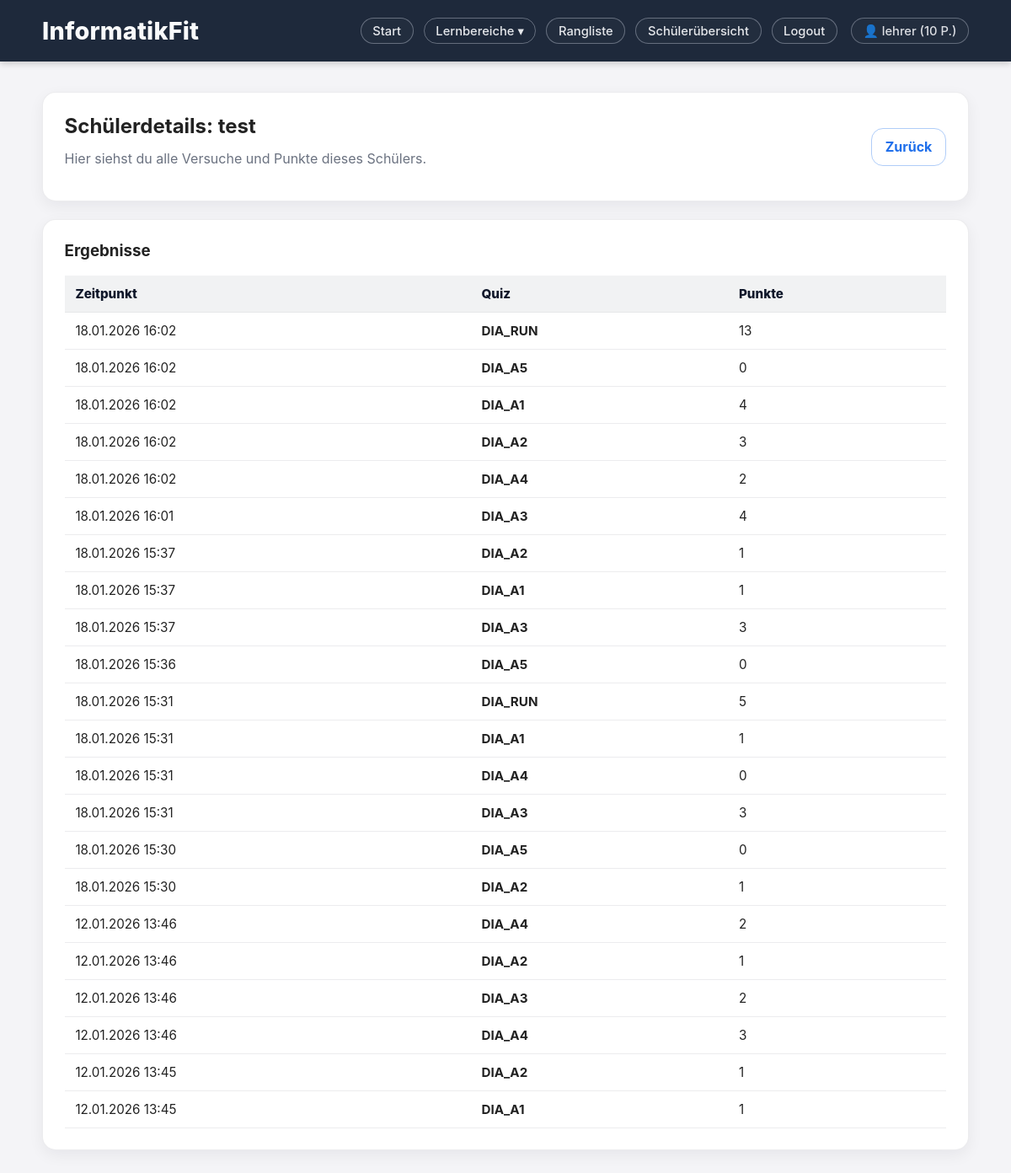
Page /teacher/student/2 (signed in) on the committed database.
### models.py (models this page shows, shortened)
class User(db.Model, UserMixin):
    __tablename__ = "users"
    id = db.Column(db.Integer, primary_key=True)
    username = db.Column(db.String(80), unique=True, nullable=False)
    password_hash = db.Column(db.String(255), nullable=False)
    total_points = db.Column(db.Integer, nullable=False, default=0)
    role = db.Column(db.String(20), nullable=False, default="student")
    results = db.relationship("Result", backref="user", lazy=True, cascade="all, delete-orphan")

class Result(db.Model):
    __tablename__ = "results"
    id = db.Column(db.Integer, primary_key=True)
    quiz_name = db.Column(db.String(50), nullable=False)
    points = db.Column(db.Integer, nullable=False, default=0)
    created_at = db.Column(db.DateTime, nullable=False, default=datetime.utcnow)
    user_id = db.Column(db.Integer, db.ForeignKey("users.id"), nullable=False)

### app.py (the view)
@app.route("/teacher/student/<int:user_id>")
@login_required
@teacher_required
def teacher_student_detail(user_id):
    student = User.query.get_or_404(user_id)
    results = Result.query.filter_by(user_id=user_id).order_by(Result.created_at.desc()).all()
    return render_template("teacher_student_detail.html", student=student, results=results)

### app.py (called while the page is built)
@login_manager.user_loader
def load_user(user_id):
    return User.query.get(int(user_id))

def teacher_required(func_):
    @wraps(func_)
    def wrapper(*args, **kwargs):
        if not current_user.is_authenticated:
            return login_manager.unauthorized()
        if getattr(current_user, "role", "student") != "teacher":
            abort(403)
        return func_(*args, **kwargs)
    return wrapper

### templates/teacher_student_detail.html
{% extends "base.html" %}
{% block content %}
<div class="card topic-row">
  <div>
    <h2>Schülerdetails: {{ student.username }}</h2>
    <p class="text-muted">
      Hier siehst du alle Versuche und Punkte dieses Schülers.
    </p>
  </div>
  <div class="topic-actions">
    <a class="btn btn-outline" href="{{ url_for('teacher_dashboard') }}">Zurück</a>
  </div>
</div>
<section class="card">
  <h3>Ergebnisse</h3>
  {% if results and results|length > 0 %}
    <div style="overflow-x:auto;">
      <table class="table-clean">
        <thead>
          <tr>
            <th>Zeitpunkt</th>
            <th>Quiz</th>
            <th>Punkte</th>
          </tr>
        </thead>
        <tbody>
          {% for r in results %}
            <tr>
              <td>{{ r.created_at.strftime("%d.%m.%Y %H:%M") }}</td>
              <td><strong>{{ r.quiz_name }}</strong></td>
              <td>{{ r.points }}</td>
            </tr>
          {% endfor %}
        </tbody>
      </table>
    </div>
  {% else %}
    <p class="text-muted">Noch keine Ergebnisse vorhanden.</p>
  {% endif %}
</section>
{% endblock %}

### templates/base.html (shortened to what this page needs)
<!DOCTYPE html>
<html lang="de">
<head>
  <link rel="stylesheet" href="{{ url_for('static', filename='style.css') }}">
</head>
<body>
<header class="topbar">
  <div class="container topbar-row">
    <a class="brand" href="{{ url_for('home') }}">InformatikFit</a>
    <nav class="nav">
      {% if current_user.is_authenticated %}
        <a class="nav-link" href="{{ url_for('home') }}">Start</a>
        <div class="nav-dropdown">
          <button class="nav-link nav-dropdown-btn" type="button" aria-haspopup="true">
            Lernbereiche ▾
          </button>
        </div>
        <a class="nav-link" href="{{ url_for('leaderboard') }}">Rangliste</a>
        {% if current_user.role == "teacher" %}
          <a class="nav-link" href="{{ url_for('teacher_dashboard') }}">Schülerübersicht</a>
        {% endif %}
        <a class="nav-link" href="{{ url_for('logout') }}">Logout</a>
        <span class="nav-link user-pill">
          👤 {{ current_user.username }} ({{ current_user.total_points }} P.)
        </span>
      {% else %}
        <a class="nav-link" href="{{ url_for('login') }}">Login</a>
        <a class="nav-link" href="{{ url_for('register') }}">Registrieren</a>
      {% endif %}
    </nav>
  </div>
</header>
<main class="container">
  {% block content %}{% endblock %}
</main>
</body>
</html>

### static/style.css (style rules this page uses)
:root { --navy: #1e293b; --navy-2: #0f172a; --bg: #f4f4f7; --text: #222; --muted: #6b7280; --blue: #1f6feb; --blue-dark: #1758c9; --line: rgba(228,235,247,0.35); --card-line: rgba(15, 23, 42, 0.08); }
* { margin: 0; padding: 0; box-sizing: border-box; font-family: -apple-system, BlinkMacSystemFont, "Segoe UI", Roboto, sans-serif; }
body { background: var(--bg); color: var(--text); min-height: 100vh; display: flex; flex-direction: column; }
.container { width: min(1100px, 92%); margin: 0 auto; }
main.container { flex: 1; padding: 2.25rem 0 3.25rem; }
.topbar { background: var(--navy); padding: 1.2rem 0; color: #f9fafb; box-shadow: 0 2px 8px rgba(0,0,0,0.2); }
.topbar-row { display:flex; align-items:center; justify-content:space-between; gap: 1rem; }
.brand { color:#f9fafb; text-decoration:none; font-weight: 800; font-size: 1.8rem; letter-spacing: .2px; }
.nav { display:flex; align-items:center; gap: .75rem; flex-wrap: wrap; }
.nav-link, .nav a { color: #e5e7eb; text-decoration: none; font-weight: 500; padding: 0.35rem 0.85rem; border-radius: 999px; border: 1px solid var(--line); font-size: 0.92rem; background: rgba(255,255,255,0.02); transition: background 0.15s ease, border-color 0.15s ease, transform 0.15s ease; }
.user-pill { margin-left: .25rem; opacity: .95; }
.nav-dropdown { position: relative; display: inline-flex; }
.nav-dropdown-btn { background: transparent; cursor: pointer; }
.card { background: #ffffff; border: 1px solid var(--card-line); border-radius: 1rem; padding: 1.55rem 1.6rem; box-shadow: 0 6px 18px rgba(15, 23, 42, 0.06); margin-bottom: 1.35rem; }
h2 { margin-bottom: 0.75rem; }
h3 { margin-bottom: 0.35rem; }
.card p { margin-top: 0.35rem; margin-bottom: 0.75rem; line-height: 1.55; }
.text-muted { color: var(--muted); line-height: 1.55; }
.btn { background: var(--blue); color: #fff; border: none; border-radius: 14px; padding: 0.72rem 1rem; font-weight: 700; text-decoration: none; display:inline-flex; align-items:center; justify-content:center; cursor:pointer; transition: transform .15s ease, filter .15s ease, background .15s ease; }
.btn-outline { background: transparent; border: 1px solid rgba(31, 111, 235, 0.35); color: var(--blue); }
.topic-row { display:flex; align-items:center; justify-content:space-between; gap: 1rem; }
.topic-row > div:first-child { flex: 1; min-width: 0; }
.topic-actions { margin-left: auto; display:flex; justify-content:flex-end; align-items:center; flex-shrink: 0; }
.card .btn { white-space: nowrap; }
.table-clean { width: 100%; border-collapse: collapse; margin-top: 0.75rem; font-size: 0.95rem; }
.table-clean thead th { text-align: left; padding: 0.75rem 0.8rem; background: rgba(30, 41, 59, 0.06); border-bottom: 1px solid rgba(15, 23, 42, 0.10); color: #0f172a; font-weight: 800; }
.table-clean tbody td { padding: 0.75rem 0.8rem; border-bottom: 1px solid rgba(15, 23, 42, 0.08); vertical-align: middle; }

### rows in the picture
User: username "lehrer", total_points "10"
User: username "test"
Result: created_at "18.01.2026 16:02", quiz_name "DIA_RUN", points "13"
Result: created_at "18.01.2026 16:02", quiz_name "DIA_A5", points "0"
Result: created_at "18.01.2026 16:02", quiz_name "DIA_A1", points "4"
Result: created_at "18.01.2026 16:02", quiz_name "DIA_A2", points "3"
Result: created_at "18.01.2026 16:02", quiz_name "DIA_A4", points "2"
Result: created_at "18.01.2026 16:01", quiz_name "DIA_A3", points "4"
Result: created_at "18.01.2026 15:37", quiz_name "DIA_A2", points "1"
Result: created_at "18.01.2026 15:37", quiz_name "DIA_A1", points "1"
Result: created_at "18.01.2026 15:37", quiz_name "DIA_A3", points "3"
Result: created_at "18.01.2026 15:36", quiz_name "DIA_A5", points "0"
Result: created_at "18.01.2026 15:31", quiz_name "DIA_RUN", points "5"
Result: created_at "18.01.2026 15:31", quiz_name "DIA_A1", points "1"
Result: created_at "18.01.2026 15:31", quiz_name "DIA_A4", points "0"
Result: created_at "18.01.2026 15:31", quiz_name "DIA_A3", points "3"
Result: created_at "18.01.2026 15:30", quiz_name "DIA_A5", points "0"
Result: created_at "18.01.2026 15:30", quiz_name "DIA_A2", points "1"
Result: created_at "12.01.2026 13:46", quiz_name "DIA_A4", points "2"
Result: created_at "12.01.2026 13:46", quiz_name "DIA_A2", points "1"
Result: created_at "12.01.2026 13:46", quiz_name "DIA_A3", points "2"
Result: created_at "12.01.2026 13:46", quiz_name "DIA_A4", points "3"
Result: created_at "12.01.2026 13:45", quiz_name "DIA_A2", points "1"
Result: created_at "12.01.2026 13:45", quiz_name "DIA_A1", points "1"
